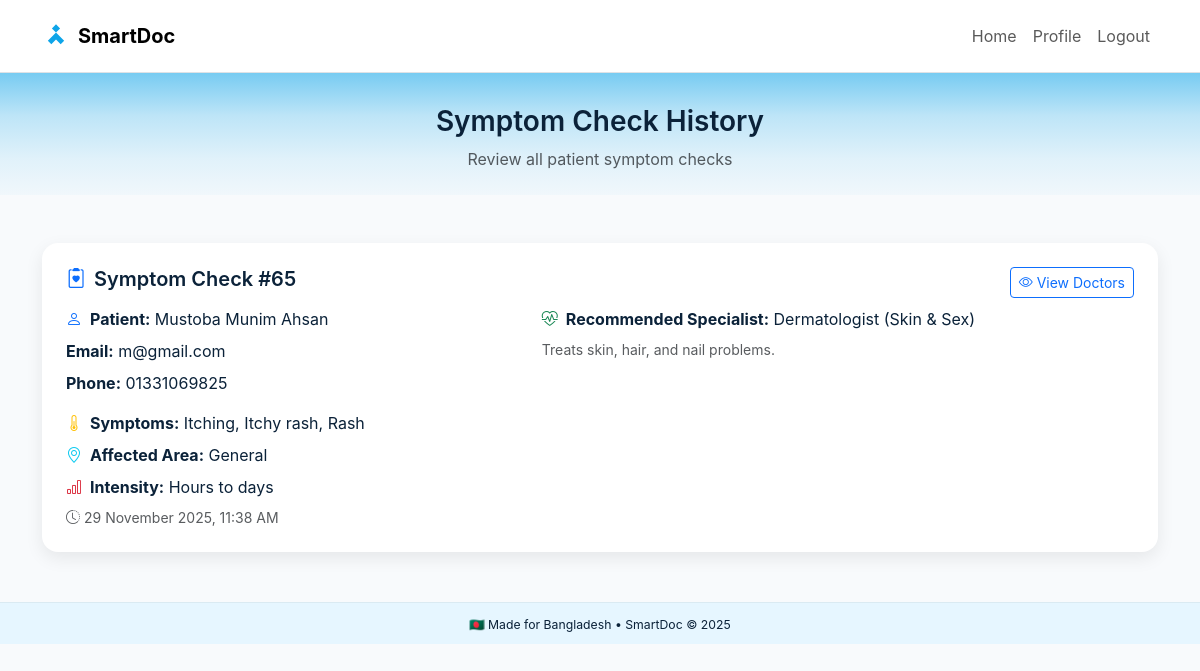
/admins/consultation-history.php (signed in), run on the app's committed database.
### tables this page shows
CREATE TABLE `symptom_check_history` (
  `check_id` int(11) NOT NULL,
  `patient_id` int(11) DEFAULT NULL,
  `symptoms` text DEFAULT NULL COMMENT 'Comma-separated symptom names',
  `affected_area` varchar(200) DEFAULT NULL,
  `intensity` varchar(50) DEFAULT NULL COMMENT 'Mild, Moderate, Severe',
  `recommended_specialist_id` int(11) DEFAULT NULL,
  `recommended_specialist_name` varchar(200) DEFAULT NULL,
  `selected_doctor_id` int(11) DEFAULT NULL,
  `selected_doctor_name` varchar(200) DEFAULT NULL,
  `selected_hospital_name` varchar(200) DEFAULT NULL,
  `doctor_id` int(11) DEFAULT NULL,
  `hospital_id` int(11) DEFAULT NULL,
  `created_at` timestamp NOT NULL DEFAULT current_timestamp()
);

CREATE TABLE `patient` (
  `patient_ID` int(11) NOT NULL,
  `name` varchar(100) NOT NULL,
  `email` varchar(100) NOT NULL,
  `age` int(11) DEFAULT NULL,
  `gender` varchar(20) DEFAULT NULL,
  `phone` varchar(20) DEFAULT NULL,
  `patient_location` varchar(250) DEFAULT NULL,
  `password_hash` varchar(255) DEFAULT NULL
);

CREATE TABLE `specialization` (
  `specialization_id` int(11) NOT NULL,
  `specialization_name` varchar(120) NOT NULL,
  `description` text DEFAULT NULL
);

### admins/includes/util.php (called while the page is built, shortened)
<?php
function h($s){ return htmlspecialchars((string)$s, ENT_QUOTES, 'UTF-8'); }

### admins/consultation-history.php (the view, shortened to what this page needs)
<?php
require_once __DIR__ . '/includes/db.php';
require_once __DIR__ . '/includes/util.php';
$history = $con->query("
  SELECT
    sch.check_id,
    sch.symptoms,
    sch.affected_area,
    sch.intensity,
    sch.recommended_specialist_id,
    sch.recommended_specialist_name,
    sch.created_at,
    p.name AS patient_name,
    p.email AS patient_email,
    p.phone AS patient_phone,
    sp.specialization_name,
    sp.description AS specialization_description
  FROM `symptom_check_history` sch
  LEFT JOIN `patient` p ON sch.patient_id = p.patient_ID
  LEFT JOIN `specialization` sp ON sch.recommended_specialist_id = sp.specialization_id
  ORDER BY sch.created_at DESC
");
function formatDateTimeBangladesh($datetimeStr) {
    $dt = new DateTime($datetimeStr);
    return $dt->format("d F Y, g:i A");
}
?>
<!DOCTYPE html>
<html lang="en">
<head>
  <link href="https://cdn.jsdelivr.net/npm/bootstrap@5.3.3/dist/css/bootstrap.min.css" rel="stylesheet">
  <link href="https://cdn.jsdelivr.net/npm/bootstrap-icons@1.11.3/font/bootstrap-icons.css" rel="stylesheet">
</head>
<body>
<nav class="navbar navbar-expand-lg bg-white border-bottom sticky-top">
  <div class="container py-2">
    <a class="navbar-brand d-flex align-items-center" href="../LandingPage.html">
      <svg width="28" height="28" viewBox="0 0 24 24" fill="none" class="me-2">
        <path d="M12 2l3.5 3.5-3.5 3.5L8.5 5.5 12 2Zm0 7l7 7-3 3-4-4-4 4-3-3 7-7Z" fill="#0ea5e9"/>
      </svg>
      <strong>SmartDoc</strong>
    </a>
    <div class="collapse navbar-collapse" id="nav">
      <ul class="navbar-nav ms-auto align-items-lg-center">
        <li class="nav-item"><a class="nav-link" href="index.php">Home</a></li>
        <li class="nav-item"><a class="nav-link" href="profile.php">Profile</a></li>
        <li class="nav-item"><a class="nav-link" href="logout.php">Logout</a></li>
      </ul>
    </div>
  </div>
</nav>
<div class="hero-gradient">
  <div class="container">
    <h3 class="fw-semibold">Symptom Check History</h3>
    <p class="text-muted mb-0">Review all patient symptom checks</p>
  </div>
</div>
<div class="container my-5">
  <?php if($history && $history->num_rows > 0): ?>
    <?php while($row = $history->fetch_assoc()): ?>
      <div class="history-card p-4 mb-4">
        <div class="d-flex justify-content-between align-items-start">
          <div class="flex-grow-1">
            <h5 class="fw-semibold mb-3"><i class="bi bi-clipboard2-heart text-primary me-2"></i>Symptom Check #<?= h($row['check_id']) ?></h5>
            <div class="row">
              <div class="col-md-6">
                <?php if($row['patient_name']): ?>
                  <p class="mb-2"><strong><i class="bi bi-person me-2 text-primary"></i>Patient:</strong> <?= h($row['patient_name']) ?></p>
                <?php endif; ?>
                <?php if($row['patient_email']): ?>
                  <p class="mb-2"><strong>Email:</strong> <?= h($row['patient_email']) ?></p>
                <?php endif; ?>
                <?php if($row['patient_phone']): ?>
                  <p class="mb-2"><strong>Phone:</strong> <?= h($row['patient_phone']) ?></p>
                <?php endif; ?>
              </div>
              <div class="col-md-6">
                <?php if($row['specialization_name'] || $row['recommended_specialist_name']): ?>
                  <p class="mb-2"><strong><i class="bi bi-heart-pulse me-2 text-success"></i>Recommended Specialist:</strong> <?= h($row['specialization_name'] ?? $row['recommended_specialist_name']) ?></p>
                <?php endif; ?>
                <?php if($row['specialization_description']): ?>
                  <p class="mb-2 text-muted small"><?= h($row['specialization_description']) ?></p>
                <?php endif; ?>
              </div>
            </div>
            <?php if($row['symptoms']): ?>
              <p class="mb-2 mt-2"><strong><i class="bi bi-thermometer-half me-2 text-warning"></i>Symptoms:</strong> <?= h($row['symptoms']) ?></p>
            <?php endif; ?>
            <?php if($row['affected_area']): ?>
              <p class="mb-2"><strong><i class="bi bi-geo-alt me-2 text-info"></i>Affected Area:</strong> <?= h($row['affected_area']) ?></p>
            <?php endif; ?>
            <?php if($row['intensity']): ?>
              <p class="mb-2"><strong><i class="bi bi-bar-chart me-2 text-danger"></i>Intensity:</strong> <?= h(ucfirst($row['intensity'])) ?></p>
            <?php endif; ?>
            <?php if($row['created_at']): ?>
              <p class="text-muted small mb-0 mt-2"><i class="bi bi-clock-history me-1"></i><?= formatDateTimeBangladesh($row['created_at']) ?></p>
            <?php endif; ?>
          </div>
          <div class="ms-3">
            <button class="btn btn-outline-primary btn-sm" onclick="window.location.href='doctors.php?specialization=<?= urlencode($row['specialization_name'] ?? $row['recommended_specialist_name'] ?? '') ?>'">
              <i class="bi bi-eye me-1"></i>View Doctors
            </button>
          </div>
        </div>
      </div>
    <?php endwhile; ?>
  <?php endif; ?>
</div>
<div class="footer-custom">
  <small>🇧🇩 Made for Bangladesh • SmartDoc © <?= date('Y') ?></small>
</div>
</body>
</html>

### admins/consultation-history.php (style rules this page uses)
:root { --sd-primary: #0ea5e9; --sd-dark: #0b2239; --sd-bg: #f8fafc; }
html, body { font-family: "Inter", system-ui, sans-serif; background: var(--sd-bg); color: var(--sd-dark); }
.hero-gradient { background: linear-gradient( 180deg, rgba(14,165,233,0.55) 0%, rgba(14,165,233,0.25) 35%, rgba(14,165,233,0.10) 70%, rgba(14,165,233,0.03) 100% ); padding: 2rem 0 1.5rem; text-align: center; }
.history-card { border-radius: 16px; border: none; box-shadow: 0 6px 18px rgba(0,0,0,0.08); transition: all 0.2s ease; background: white; }
.footer-custom { background: #e6f6ff; text-align: center; padding: 10px; font-size: 14px; border-top: 1px solid rgba(0,0,0,0.05); margin-top: 50px; }

### data on the page
symptom_check_history: check_id "65", patient.name "Mustoba Munim Ahsan", patient.email "m@gmail.com", patient.phone "01331069825", recommended_specialist.specialization_name "Dermatologist (Skin & Sex)", recommended_specialist.description "Treats skin, hair, and nail problems.", symptoms "Itching, Itchy rash, Rash", affected_area "General", intensity "Hours to days", created_at "29 November 2025, 11:38 AM"
